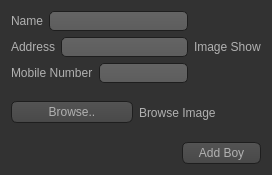
<?xml version="1.0" encoding="UTF-8"?>
<ui version="4.0">
 <class>AddBoy</class>
 <widget class="QWidget" name="AddBoy">
  <property name="geometry">
   <rect>
    <x>0</x>
    <y>0</y>
    <width>272</width>
    <height>175</height>
   </rect>
  </property>
  <property name="windowTitle">
   <string>Form</string>
  </property>
  <property name="styleSheet">
   <string notr="true">QToolTip
{
     border: 1px solid black;
     background-color: #ffa02f;
     padding: 1px;
     border-radius: 3px;
     opacity: 100;
}

QWidget
{
    color: #b1b1b1;
    background-color: #323232;
}

QWidget:item:hover
{
    background-color: QLinearGradient( x1: 0, y1: 0, x2: 0, y2: 1, stop: 0 #ffa02f, stop: 1 #ca0619);
    color: #000000;
}

QWidget:item:selected
{
    background-color: QLinearGradient( x1: 0, y1: 0, x2: 0, y2: 1, stop: 0 #ffa02f, stop: 1 #d7801a);
}

QMenuBar::item
{
    background: transparent;
}

QMenuBar::item:selected
{
    background: transparent;
    border: 1px solid #ffaa00;
}

QMenuBar::item:pressed
{
    background: #444;
    border: 1px solid #000;
    background-color: QLinearGradient(
        x1:0, y1:0,
        x2:0, y2:1,
        stop:1 #212121,
        stop:0.4 #343434/*,
        stop:0.2 #343434,
        stop:0.1 #ffaa00*/
    );
    margin-bottom:-1px;
    padding-bottom:1px;
}

QMenu
{
    border: 1px solid #000;
}

QMenu::item
{
    padding: 2px 20px 2px 20px;
}

QMenu::item:selected
{
    color: #000000;
}

QWidget:disabled
{
    color: #404040;
    background-color: #323232;
}

QAbstractItemView
{
    background-color: QLinearGradient( x1: 0, y1: 0, x2: 0, y2: 1, stop: 0 #4d4d4d, stop: 0.1 #646464, stop: 1 #5d5d5d);
}

QWidget:focus
{
    /*border: 2px solid QLinearGradient( x1: 0, y1: 0, x2: 0, y2: 1, stop: 0 #ffa02f, stop: 1 #d7801a);*/
}

QLineEdit
{
    background-color: QLinearGradient( x1: 0, y1: 0, x2: 0, y2: 1, stop: 0 #4d4d4d, stop: 0 #646464, stop: 1 #5d5d5d);
    padding: 1px;
    border-style: solid;
    border: 1px solid #1e1e1e;
    border-radius: 5;
}

QPushButton
{
    color: #b1b1b1;
    background-color: QLinearGradient( x1: 0, y1: 0, x2: 0, y2: 1, stop: 0 #565656, stop: 0.1 #525252, stop: 0.5 #4e4e4e, stop: 0.9 #4a4a4a, stop: 1 #464646);
    border-width: 1px;
    border-color: #1e1e1e;
    border-style: solid;
    border-radius: 6;
    padding: 3px;
    font-size: 12px;
    padding-left: 5px;
    padding-right: 5px;
}

QPushButton:pressed
{
    background-color: QLinearGradient( x1: 0, y1: 0, x2: 0, y2: 1, stop: 0 #2d2d2d, stop: 0.1 #2b2b2b, stop: 0.5 #292929, stop: 0.9 #282828, stop: 1 #252525);
}

QComboBox
{
    selection-background-color: #ffaa00;
    background-color: QLinearGradient( x1: 0, y1: 0, x2: 0, y2: 1, stop: 0 #565656, stop: 0.1 #525252, stop: 0.5 #4e4e4e, stop: 0.9 #4a4a4a, stop: 1 #464646);
    border-style: solid;
    border: 1px solid #1e1e1e;
    border-radius: 5;
}

QComboBox:hover,QPushButton:hover
{
    border: 2px solid QLinearGradient( x1: 0, y1: 0, x2: 0, y2: 1, stop: 0 #ffa02f, stop: 1 #d7801a);
}


QComboBox:on
{
    padding-top: 3px;
    padding-left: 4px;
    background-color: QLinearGradient( x1: 0, y1: 0, x2: 0, y2: 1, stop: 0 #2d2d2d, stop: 0.1 #2b2b2b, stop: 0.5 #292929, stop: 0.9 #282828, stop: 1 #252525);
    selection-background-color: #ffaa00;
}

QComboBox QAbstractItemView
{
    border: 2px solid darkgray;
    selection-background-color: QLinearGradient( x1: 0, y1: 0, x2: 0, y2: 1, stop: 0 #ffa02f, stop: 1 #d7801a);
}

QComboBox::drop-down
{
     subcontrol-origin: padding;
     subcontrol-position: top right;
     width: 15px;

     border-left-width: 0px;
     border-left-color: darkgray;
     border-left-style: solid; /* just a single line */
     border-top-right-radius: 3px; /* same radius as the QComboBox */
     border-bottom-right-radius: 3px;
 }

QComboBox::down-arrow
{
     image: url(:/down_arrow.png);
}

QGroupBox:focus
{
border: 2px solid QLinearGradient( x1: 0, y1: 0, x2: 0, y2: 1, stop: 0 #ffa02f, stop: 1 #d7801a);
}

QTextEdit:focus
{
    border: 2px solid QLinearGradient( x1: 0, y1: 0, x2: 0, y2: 1, stop: 0 #ffa02f, stop: 1 #d7801a);
}

QScrollBar:horizontal {
     border: 1px solid #222222;
     background: QLinearGradient( x1: 0, y1: 0, x2: 0, y2: 1, stop: 0.0 #121212, stop: 0.2 #282828, stop: 1 #484848);
     height: 7px;
     margin: 0px 16px 0 16px;
}

QScrollBar::handle:horizontal
{
      background: QLinearGradient( x1: 0, y1: 0, x2: 1, y2: 0, stop: 0 #ffa02f, stop: 0.5 #d7801a, stop: 1 #ffa02f);
      min-height: 20px;
      border-radius: 2px;
}

QScrollBar::add-line:horizontal {
      border: 1px solid #1b1b19;
      border-radius: 2px;
      background: QLinearGradient( x1: 0, y1: 0, x2: 1, y2: 0, stop: 0 #ffa02f, stop: 1 #d7801a);
      width: 14px;
      subcontrol-position: right;
      subcontrol-origin: margin;
}

QScrollBar::sub-line:horizontal {
      border: 1px solid #1b1b19;
      border-radius: 2px;
      background: QLinearGradient( x1: 0, y1: 0, x2: 1, y2: 0, stop: 0 #ffa02f, stop: 1 #d7801a);
      width: 14px;
     subcontrol-position: left;
     subcontrol-origin: margin;
}

QScrollBar::right-arrow:horizontal, QScrollBar::left-arrow:horizontal
{
      border: 1px solid black;
      width: 1px;
      height: 1px;
      background: white;
}

QScrollBar::add-page:horizontal, QScrollBar::sub-page:horizontal
{
      background: none;
}

QScrollBar:vertical
{
      background: QLinearGradient( x1: 0, y1: 0, x2: 1, y2: 0, stop: 0.0 #121212, stop: 0.2 #282828, stop: 1 #484848);
      width: 7px;
      margin: 16px 0 16px 0;
      border: 1px solid #222222;
}

QScrollBar::handle:vertical
{
      background: QLinearGradient( x1: 0, y1: 0, x2: 0, y2: 1, stop: 0 #ffa02f, stop: 0.5 #d7801a, stop: 1 #ffa02f);
      min-height: 20px;
      border-radius: 2px;
}

QScrollBar::add-line:vertical
{
      border: 1px solid #1b1b19;
      border-radius: 2px;
      background: QLinearGradient( x1: 0, y1: 0, x2: 0, y2: 1, stop: 0 #ffa02f, stop: 1 #d7801a);
      height: 14px;
      subcontrol-position: bottom;
      subcontrol-origin: margin;
}

QScrollBar::sub-line:vertical
{
      border: 1px solid #1b1b19;
      border-radius: 2px;
      background: QLinearGradient( x1: 0, y1: 0, x2: 0, y2: 1, stop: 0 #d7801a, stop: 1 #ffa02f);
      height: 14px;
      subcontrol-position: top;
      subcontrol-origin: margin;
}

QScrollBar::up-arrow:vertical, QScrollBar::down-arrow:vertical
{
      border: 1px solid black;
      width: 1px;
      height: 1px;
      background: white;
}


QScrollBar::add-page:vertical, QScrollBar::sub-page:vertical
{
      background: none;
}

QTextEdit
{
    background-color: #242424;
}

QPlainTextEdit
{
    background-color: #242424;
}

QHeaderView::section
{
    background-color: QLinearGradient(x1:0, y1:0, x2:0, y2:1, stop:0 #616161, stop: 0.5 #505050, stop: 0.6 #434343, stop:1 #656565);
    color: white;
    padding-left: 4px;
    border: 1px solid #6c6c6c;
}

QCheckBox:disabled
{
color: #414141;
}

QDockWidget::title
{
    text-align: center;
    spacing: 3px; /* spacing between items in the tool bar */
    background-color: QLinearGradient(x1:0, y1:0, x2:0, y2:1, stop:0 #323232, stop: 0.5 #242424, stop:1 #323232);
}

QDockWidget::close-button, QDockWidget::float-button
{
    text-align: center;
    spacing: 1px; /* spacing between items in the tool bar */
    background-color: QLinearGradient(x1:0, y1:0, x2:0, y2:1, stop:0 #323232, stop: 0.5 #242424, stop:1 #323232);
}

QDockWidget::close-button:hover, QDockWidget::float-button:hover
{
    background: #242424;
}

QDockWidget::close-button:pressed, QDockWidget::float-button:pressed
{
    padding: 1px -1px -1px 1px;
}

QMainWindow::separator
{
    background-color: QLinearGradient(x1:0, y1:0, x2:0, y2:1, stop:0 #161616, stop: 0.5 #151515, stop: 0.6 #212121, stop:1 #343434);
    color: white;
    padding-left: 4px;
    border: 1px solid #4c4c4c;
    spacing: 3px; /* spacing between items in the tool bar */
}

QMainWindow::separator:hover
{

    background-color: QLinearGradient(x1:0, y1:0, x2:0, y2:1, stop:0 #d7801a, stop:0.5 #b56c17 stop:1 #ffa02f);
    color: white;
    padding-left: 4px;
    border: 1px solid #6c6c6c;
    spacing: 3px; /* spacing between items in the tool bar */
}

QToolBar::handle
{
     spacing: 3px; /* spacing between items in the tool bar */
     background: url(:/images/handle.png);
}

QMenu::separator
{
    height: 2px;
    background-color: QLinearGradient(x1:0, y1:0, x2:0, y2:1, stop:0 #161616, stop: 0.5 #151515, stop: 0.6 #212121, stop:1 #343434);
    color: white;
    padding-left: 4px;
    margin-left: 10px;
    margin-right: 5px;
}

QProgressBar
{
    border: 2px solid grey;
    border-radius: 5px;
    text-align: center;
}

QProgressBar::chunk
{
    background-color: #d7801a;
    width: 2.15px;
    margin: 0.5px;
}

QTabBar::tab {
    color: #b1b1b1;
    border: 1px solid #444;
    border-bottom-style: none;
    background-color: #323232;
    padding-left: 10px;
    padding-right: 10px;
    padding-top: 3px;
    padding-bottom: 2px;
    margin-right: -1px;
}

QTabWidget::pane {
    border: 1px solid #444;
    top: 1px;
}

QTabBar::tab:last
{
    margin-right: 0; /* the last selected tab has nothing to overlap with on the right */
    border-top-right-radius: 3px;
}

QTabBar::tab:first:!selected
{
 margin-left: 0px; /* the last selected tab has nothing to overlap with on the right */


    border-top-left-radius: 3px;
}

QTabBar::tab:!selected
{
    color: #b1b1b1;
    border-bottom-style: solid;
    margin-top: 3px;
    background-color: QLinearGradient(x1:0, y1:0, x2:0, y2:1, stop:1 #212121, stop:.4 #343434);
}

QTabBar::tab:selected
{
    border-top-left-radius: 3px;
    border-top-right-radius: 3px;
    margin-bottom: 0px;
}

QTabBar::tab:!selected:hover
{
    /*border-top: 2px solid #ffaa00;
    padding-bottom: 3px;*/
    border-top-left-radius: 3px;
    border-top-right-radius: 3px;
    background-color: QLinearGradient(x1:0, y1:0, x2:0, y2:1, stop:1 #212121, stop:0.4 #343434, stop:0.2 #343434, stop:0.1 #ffaa00);
}

QRadioButton::indicator:checked, QRadioButton::indicator:unchecked{
    color: #b1b1b1;
    background-color: #323232;
    border: 1px solid #b1b1b1;
    border-radius: 6px;
}

QRadioButton::indicator:checked
{
    background-color: qradialgradient(
        cx: 0.5, cy: 0.5,
        fx: 0.5, fy: 0.5,
        radius: 1.0,
        stop: 0.25 #ffaa00,
        stop: 0.3 #323232
    );
}

QCheckBox::indicator{
    color: #b1b1b1;
    background-color: #323232;
    border: 1px solid #b1b1b1;
    width: 9px;
    height: 9px;
}

QRadioButton::indicator
{
    border-radius: 6px;
}

QRadioButton::indicator:hover, QCheckBox::indicator:hover
{
    border: 1px solid #ffaa00;
}

QCheckBox::indicator:checked
{
    image:url(:/images/checkbox.png);
}

QCheckBox::indicator:disabled, QRadioButton::indicator:disabled
{
    border: 1px solid #444;
}</string>
  </property>
  <layout class="QGridLayout" name="gridLayout">
   <item row="0" column="0" colspan="3">
    <layout class="QHBoxLayout" name="horizontalLayout_4">
     <item>
      <layout class="QVBoxLayout" name="verticalLayout">
       <item>
        <layout class="QHBoxLayout" name="horizontalLayout">
         <item>
          <widget class="QLabel" name="label">
           <property name="text">
            <string>Name</string>
           </property>
          </widget>
         </item>
         <item>
          <widget class="QLineEdit" name="boy_name"/>
         </item>
        </layout>
       </item>
       <item>
        <layout class="QHBoxLayout" name="horizontalLayout_2">
         <item>
          <widget class="QLabel" name="label_2">
           <property name="text">
            <string>Address</string>
           </property>
          </widget>
         </item>
         <item>
          <widget class="QLineEdit" name="boy_address"/>
         </item>
        </layout>
       </item>
       <item>
        <layout class="QHBoxLayout" name="horizontalLayout_3">
         <item>
          <widget class="QLabel" name="label_3">
           <property name="text">
            <string>Mobile Number</string>
           </property>
          </widget>
         </item>
         <item>
          <widget class="QLineEdit" name="boy_mobile"/>
         </item>
        </layout>
       </item>
      </layout>
     </item>
     <item>
      <widget class="QLabel" name="lbl_image">
       <property name="text">
        <string>Image Show</string>
       </property>
      </widget>
     </item>
    </layout>
   </item>
   <item row="2" column="2">
    <widget class="QPushButton" name="btn_AddBoy">
     <property name="text">
      <string>Add Boy</string>
     </property>
    </widget>
   </item>
   <item row="1" column="0" colspan="3">
    <layout class="QHBoxLayout" name="horizontalLayout_5">
     <item>
      <widget class="QPushButton" name="btn_browseImage">
       <property name="text">
        <string>Browse..</string>
       </property>
      </widget>
     </item>
     <item>
      <widget class="QLabel" name="label_4">
       <property name="text">
        <string>Browse Image</string>
       </property>
      </widget>
     </item>
    </layout>
   </item>
  </layout>
 </widget>
 <resources/>
 <connections/>
</ui>
